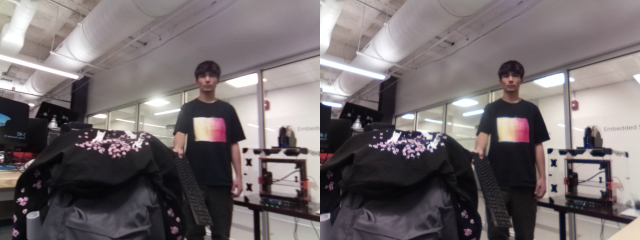
#> input picture stereo_calibration/photo.png, 640 x 240 px
$ python 5_dm_tune_sgbm.py
#> lines starting #> are read from the running program, lines starting #| are printed output that depends on the picture
# Copyright (C) 2019 Eugene Pomazov, <stereopi.com>, virt2real team
#
# This file is part of StereoPi tutorial scripts.
#
# StereoPi tutorial is free software: you can redistribute it
# and/or modify it under the terms of the GNU General Public License
# as published by the Free Software Foundation, either version 3 of the
# License, or (at your option) any later version.
#
# StereoPi tutorial is distributed in the hope that it will be useful,
# but WITHOUT ANY WARRANTY; without even the implied warranty of
# MERCHANTABILITY or FITNESS FOR A PARTICULAR PURPOSE.  See the
# GNU General Public License for more details.
#
# You should have received a copy of the GNU General Public License
# along with StereoPi tutorial.
# If not, see <http://www.gnu.org/licenses/>.
#
# Most of this code is updated version of 3dberry.org project by virt2real
#
# Thanks to Adrian and http://pyimagesearch.com, as there are lot of
# code in this tutorial was taken from his lessons.
#

import os
import json
import cv2
import numpy as np
from matplotlib import pyplot as plt
from matplotlib.widgets import Slider, Button
import matplotlib
import time
from stereovision.calibration import StereoCalibration

# Backend Compatibility for Matplotlib
try:
    import tkinter
    import PIL
    matplotlib.use('TkAgg')
except ImportError:
    try:
        matplotlib.use('Qt5Agg')  # Try Qt backend
    except ImportError:
        try:
            matplotlib.use('GTK3Agg')  # Try GTK backend
        except ImportError:
            matplotlib.use('Agg')  # Fallback to Agg backend
            print("Warning: Using Agg backend. GUI interaction might be limited.")
print(f"Using Matplotlib backend: {matplotlib.get_backend()}")

# Flag to load settings
loading_settings = 0  # 0 is not currently loading settings.

# Load camera configs
config_path = "cam_config.json"
if not os.path.isfile(config_path):
    raise FileNotFoundError(f"Configuration file {config_path} not found.")
with open(config_path, 'r') as config_file:
#> (reads stereo_calibration/cam_config.json from the repository)
    config = json.load(config_file)

# Global variables preset
imageToDisp = './photo.png'
scale_ratio = float(config['scale_ratio'])
image_width = int(int(config['image_width']) * scale_ratio)
image_height = int(int(config['image_height']) * scale_ratio)
photo_height = image_height
photo_width = image_width * 2
image_size = (image_width, image_height)

if not os.path.isfile(imageToDisp):
    print(f'Cannot read image from file \"{imageToDisp}\"')
    exit(0)

pair_img = cv2.imread(imageToDisp, 0)
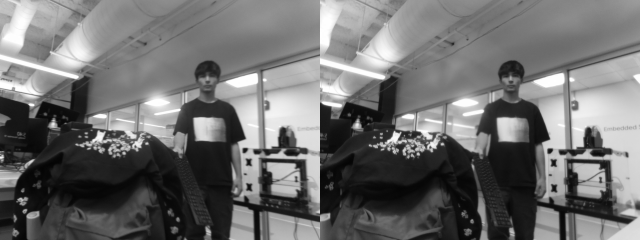
#> pair_img: shape (240, 640); min 4, max 254, mean 110.1
# Read image and split it into a stereo pair
print('Read and split image...')
imgLeft = pair_img[0:photo_height, 0:image_width]  # Left image
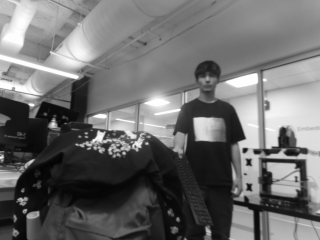
#> imgLeft: shape (240, 320); min 4, max 254, mean 108.7
imgRight = pair_img[0:photo_height, image_width:photo_width]  # Right image
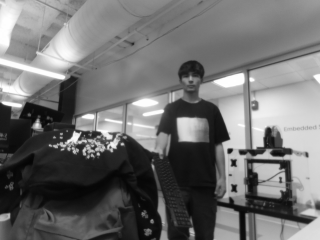
#> imgRight: shape (240, 320); min 5, max 254, mean 111.5

# Implementing calibration data
print('Read calibration data and rectifying stereo pair...')
#> (the run stopped early here; a loop or call above may not have finished)
